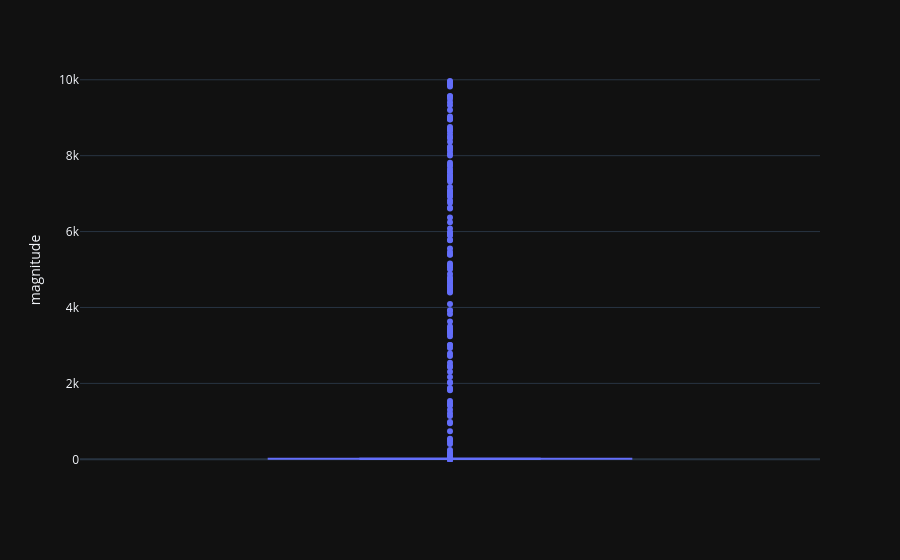

The code cell stored with this chart in its notebook:
### Code cell
# mpc_obs_filtered_df.magnitude.plot(kind='box')
px.box(mpc_obs_proceed_df, y='magnitude', template= 'plotly_dark')

### Figure 1 — Plotly figure (JSON) as saved in the notebook; plotly's stock layout.template omitted (floating-point values rounded to 4 significant figures; data arrays with more than 128 entries replaced by an {"elided": "..."} marker saying what was removed)
{"data": [{"alignmentgroup": "True", "hovertemplate": "magnitude=%{y}<extra></extra>", "legendgroup": "", "marker": {"color": "#636efa"}, "name": "", "notched": false, "offsetgroup": "", "orientation": "v", "showlegend": false, "type": "box", "x0": " ", "xaxis": "x", "y": {"elided": "14886 float values"}, "y0": " ", "yaxis": "y"}], "layout": {"boxmode": "group", "legend": {"tracegroupgap": 0}, "margin": {"t": 60}, "xaxis": {"anchor": "y", "domain": [0, 1]}, "yaxis": {"anchor": "x", "domain": [0, 1], "title": {"text": "magnitude"}}}}
